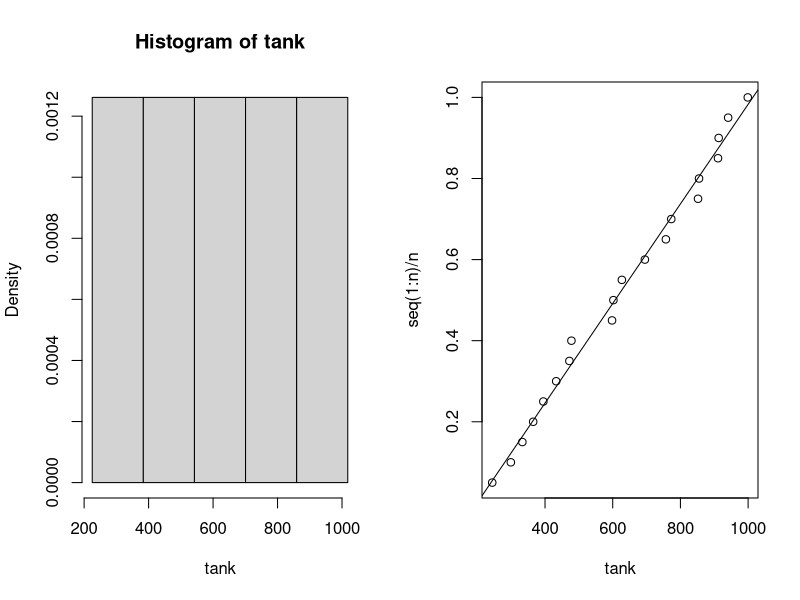
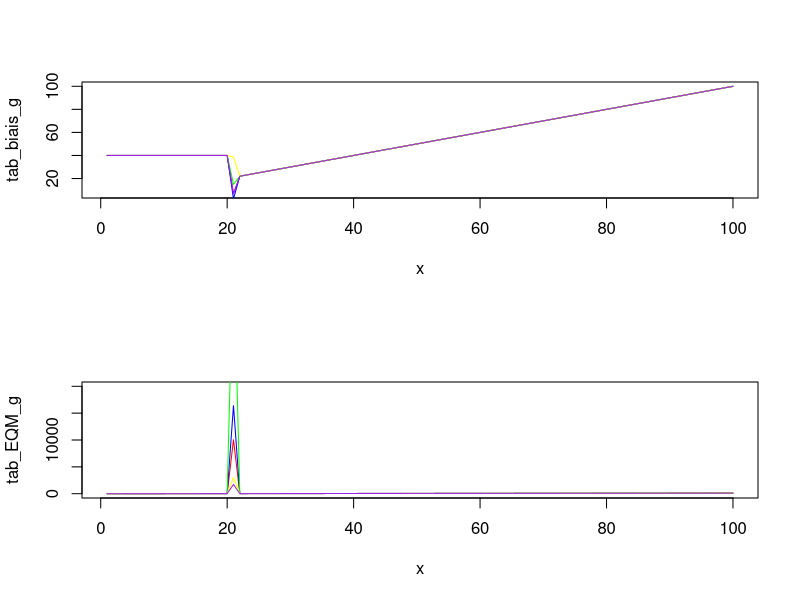
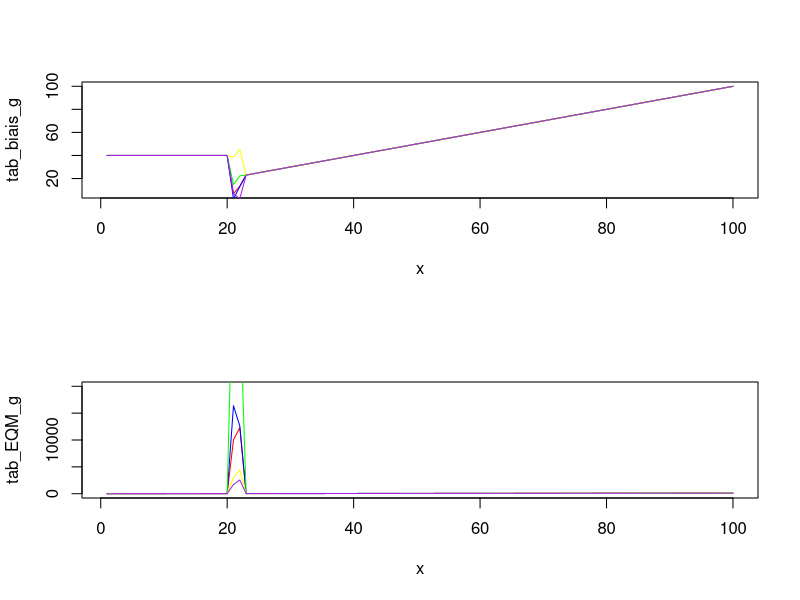
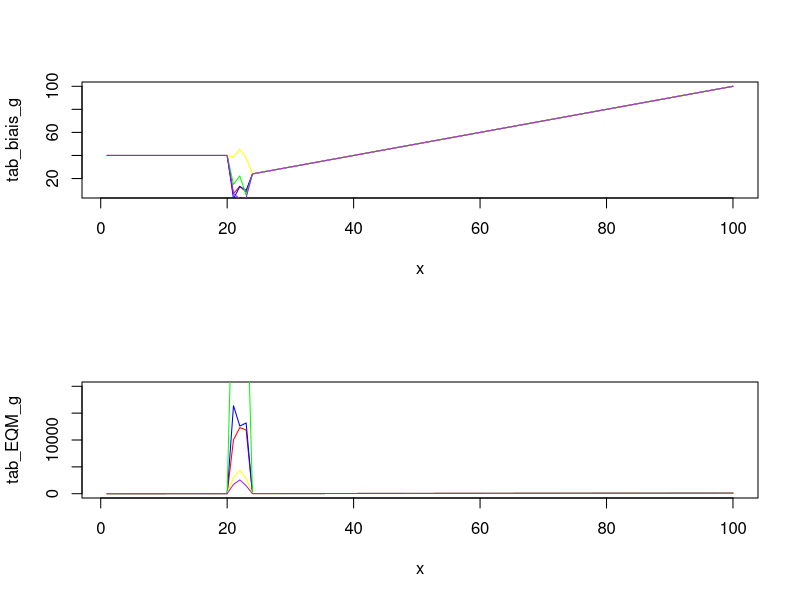
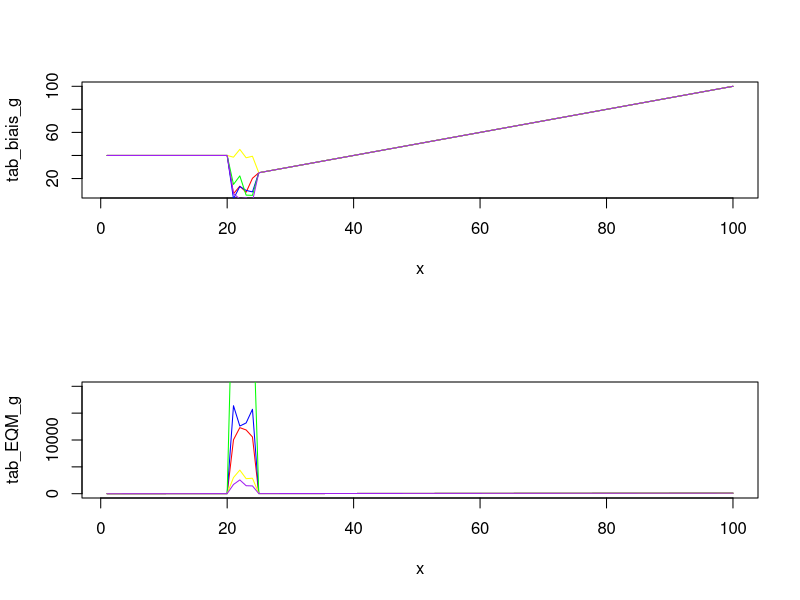
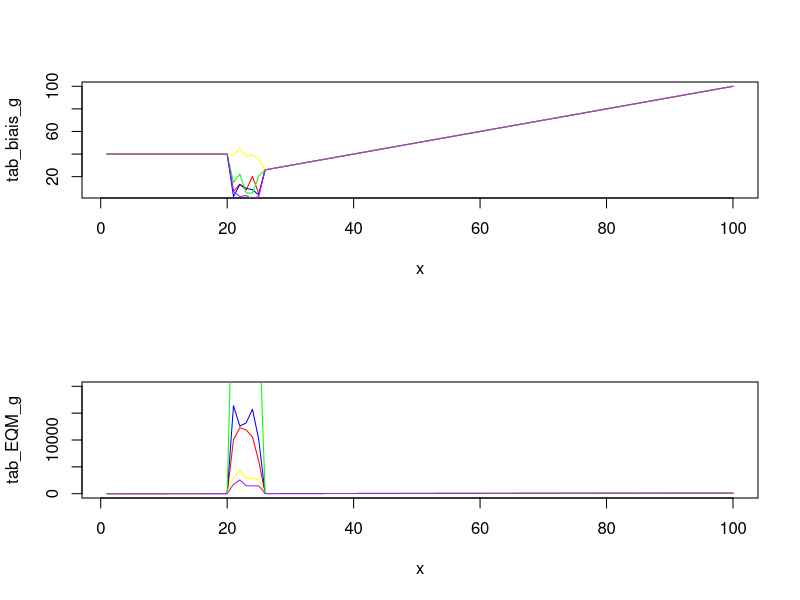
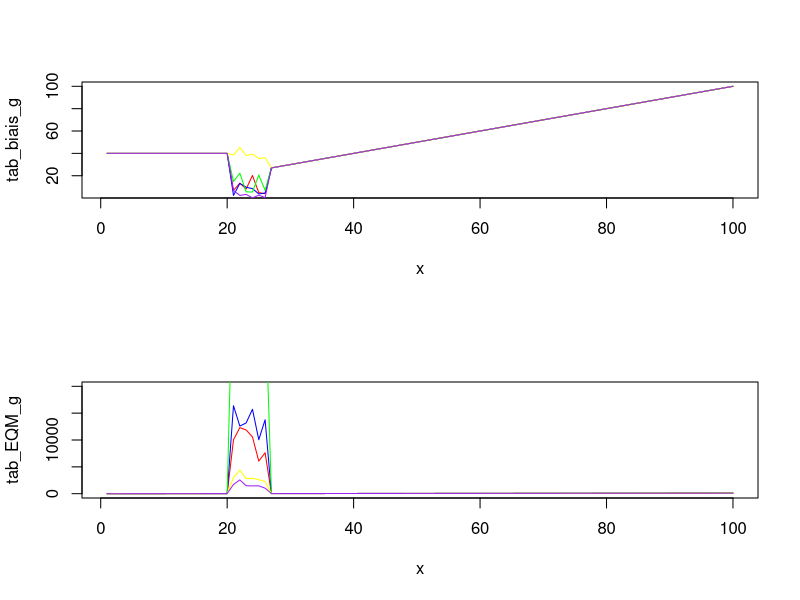
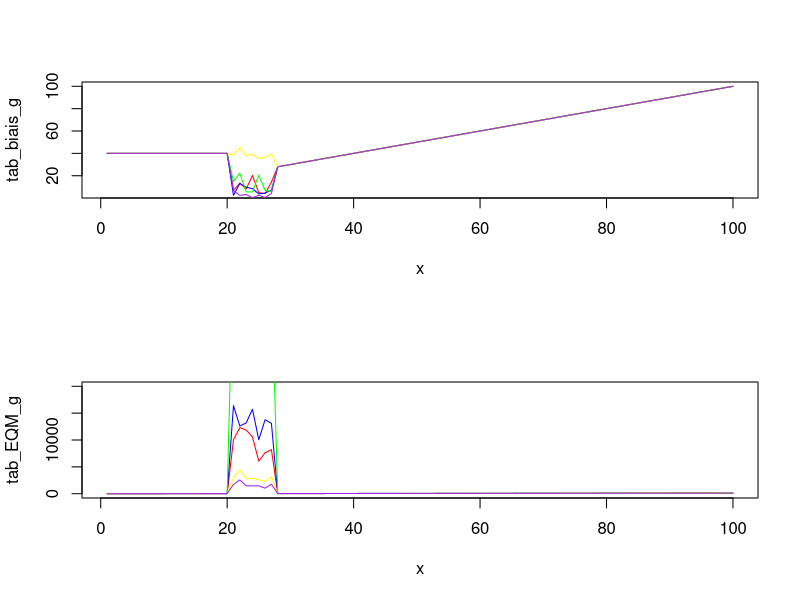

Source code (R) for these figures, in order:
#TP partie 1

#question7
t<-sample(1:1000,20,replace=T)
tank<-sort(t)
n<-length(tank) # on ordonne les valeurs, pour tracer le graphe de probabilités
#on prend 5 classe (règle de Sturges)
a0<-tank[1]-0.025*(tank[n]-tank[1])
a5<-tank[n]+0.025*(tank[n]-tank[1])
h<-(a5-a0)/5
bornes<-seq(a0,a5,h)
par(mfcol=c(1,2))
hist(tank, prob=T, breaks=bornes)
plot(tank,seq(1:n)/n)
reg<-lm((seq(1:n)/n)~tank) # on fait une régression linéaire pour tracer une droite la plus proche des valeurs

a<-reg$coefficient[1]
b<-reg$coefficient[2]
abline(a,b)

#calcul des estimateurs

#θ graphique (estimé par le graphe de probabilités)
θg<-1/b
print( θg)

#θ à partir de la moyenne empirique
θ_tilde <-2*mean(tank)-1
print(θ_tilde)

#θ à partir de la médiane empirique
θ_tilde_prime <-2*median(tank)-1
print(θ_tilde_prime)

#θ maximum des observations
θ_chapeau<-tank[n]
print(θ_chapeau)

#θ à partir de la variance minimale
θ_varmin<-(tank[n]^(n+1)-(tank[n]-1)^(n+1))/(tank[n]^n-(tank[n]-1)^n)
print(θ_varmin)

# moyenne des différents estimateurs
θ_moyen<-(θg+θ_tilde+θ_tilde_prime+θ_chapeau+θ_varmin)/5
print(θ_moyen)

#Question 8
m<-1000 # nombre d'échantillon
j<-100 # taille de l'échantillon
# on crée des tableaux qui vont contenir les valeurs des estimateurs pour les différents échantillons
tabg<-seq(1,m,1)
tabtilde<-seq(1,m,1)
tabtildeprime<-seq(1,m,1)
tabchapeau<-seq(1,m,1)
tabvarmin<-seq(1,m,1)

# on remplit les tableaux avec les estimateurs calculés pour chaque échantillon
for (i in 1:m) {
  t<-sample(1:1000,j,replace=T)
  tank<-sort(t)
  
  reg<-lm((seq(1:j)/j)~tank)
  tabg[i]<-1/(reg$coefficient[2])
  
  tabtilde[i]<-2*mean(tank)-1
  
  tabtildeprime[i]<-2*median(tank)-1
  
  tabchapeau[i]<-tank[j]
  
  tabvarmin[i]<-((tank[j]^(j+1))-(tank[j]-1)^(j+1))/((tank[j]^j)-(tank[j]-1)^j)
}

#calcul des estimateurs

#θ graphique (graphe de probabilités)
θg<-mean(tabg)
biaisg<-abs(1000-θg)
tabg<-(tabg-1000)^2
EQMθg <-mean(tabg)
print(θg)
print(biaisg)
print(EQMθg)

#θ à partir de la moyenne empirique
θ_tilde<-mean(tabtilde)
biais_tilde<-abs(1000-θ_tilde)
tabtilde<-(tabtilde-1000)^2
EQMθ_tilde<-mean(tabtilde)
print(θ_tilde)
print(biais_tilde)
print(EQMθ_tilde)

#θ à partir de la médiane empirique
θ_tilde_prime<-mean(tabtildeprime)
biais_tilde_prime<-abs(1000-θ_tilde_prime)
tabtildeprime<-(tabtildeprime-1000)^2
EQMθ_tilde_prime<-mean(tabtildeprime)
print(θ_tilde_prime)
print(biais_tilde_prime)
print(EQMθ_tilde_prime)

#θ maximum des observations
θ_chapeau<-mean(tabchapeau)
biais_chapeau<-abs(1000-θ_chapeau)
tabchapeau<-(tabchapeau-1000)^2
EQMθ_chapeau<-mean(tabchapeau)
print(θ_chapeau)
print(biais_chapeau)
print(EQMθ_chapeau)

#θ à partir de la variance minimale
θ_varmin<-mean(tabvarmin)
biais_varmin<-abs(1000-θ_varmin)
tabvarmin<-(tabvarmin-1000)^2
EQMθ_varmin<-mean(tabvarmin)
print(θ_varmin)
print(biais_varmin)
print(EQMθ_varmin)


# Tracer de courbes: biais des différents estimateurs en fonction de la taille de l'échantillon
# Et EQM des différents estimateurs en fonction de la taille de l'échantillon
m<-100 # nombre d'échantillon

tabg<-seq(1,m,1)
tabtilde<-seq(1,m,1)
tabtildeprime<-seq(1,m,1)
tabchapeau<-seq(1,m,1)
tabvarmin<-seq(1,m,1)
# création des tableaux pour contenir les biais pour chaque échantillon
tab_biais_g<-seq(1,100,1)
tab_biais_tilde<-seq(1,100,1)
tab_biais_tilde_prime<-seq(1,100,1)
tab_biais_chapeau<-seq(1,100,1)
tab_biais_varmin<-seq(1,100,1)
# création des tableaux pour contenir les EQM pour chaque échantillon
tab_EQM_g<-seq(1,100,1)
tab_EQM_tilde<-seq(1,100,1)
tab_EQM_tilde_prime<-seq(1,100,1)
tab_EQM_chapeau<-seq(1,100,1)
tab_EQM_varmin<-seq(1,100,1)

# on fixe les premières valeurs pour éviter quelles soient trop importantes et "écrasent" les courbes sur le graphique
for (i in 1:20){ 
tab_biais_g[i]<-40
tab_biais_tilde[i]<-40
tab_biais_tilde_prime[i]<-40
tab_biais_chapeau[i]<-40
tab_biais_varmin[i]<-40
}
# calcul du biais et de l'EQM pour chaque estimateur: on calcul sur des moyennes de 100 échantillons
# pour des échantillons de taille 21 à 100
for (i in 21:100){
  
  for (k in 1:m){
    t<-sample(1:1000,i,replace=T)
    tank<-sort(t)
    
    reg<-lm((seq(1:i)/i)~tank)
    tabg[k]<-1/(reg$coefficient[2])
    
    tabtilde[k]<-2*mean(tank)-1
    
    tabtildeprime[k]<-2*median(tank)-1
    
    tabchapeau[k]<-tank[i]
    
    tabvarmin[k]<-((tank[i]^(i+1))-(tank[i]-1)^(i+1))/((tank[i]^i)-(tank[i]-1)^i)
  }
  
  tab_biais_g[i]<-abs(1000-mean(tabg))
  tabg<-(tabg-1000)^2
  tab_EQM_g[i]<-mean(tabg)
  
  tab_biais_tilde[i]<-abs(1000-mean(tabtilde))
  tabtilde<-(tabtilde-1000)^2
  tab_EQM_tilde[i]<-mean(tabtilde)
  
  tab_biais_tilde_prime[i]<-abs(1000-mean(tabtildeprime))
  tabtildeprime<-(tabtildeprime-1000)^2
  tab_EQM_tilde_prime[i]<-mean(tabtildeprime)
  
  tab_biais_chapeau[i]<-abs(1000-mean(tabchapeau))
  tabchapeau<-(tabchapeau-1000)^2
  tab_EQM_chapeau[i]<-mean(tabchapeau)
  
  tab_biais_varmin[i]<-abs(1000-mean(tabvarmin))
  tabvarmin<-(tabvarmin-1000)^2
  tab_EQM_varmin[i]<-mean(tabvarmin)
  
  x<-seq(1:100)
  # tracer des 2 courbes côte à côte
  par(mfcol=c(2,1))
  plot(x,tab_biais_g,col="red",type="l")
  lines(x,tab_biais_tilde,col="blue")
  lines(x,tab_biais_tilde_prime,col="green")
  lines(x,tab_biais_chapeau,col="yellow")
  lines(x,tab_biais_varmin,col="purple")
  
  plot(x,tab_EQM_g,col="red",type="l",ylim = c(0,20000))
  lines(x,tab_EQM_tilde,col="blue")
  lines(x,tab_EQM_tilde_prime,col="green")
  lines(x,tab_EQM_chapeau,col="yellow")
  lines(x,tab_EQM_varmin,col="purple")
}


#question 10

tetha=1000
n=200 # taille des échantillons
m=100 # nombre d'échantillons
verif=0 # compteur
alpha=0.05 # seuil

  for (i in 1:m){
  
  	t<-sample(1:tetha,n,replace=T)
  
  	moyenne=mean(t)
  	tetha_n_tilde=2*moyenne-1
  	epsilon=sqrt(((qnorm(1-alpha/2)^2)/(3*n))*(tetha_n_tilde^2-1))
  	tetha_n_tilde=2*moyenne-1
  	print(epsilon)
  	if( (tetha >=tetha_n_tilde-epsilon) && (tetha <=tetha_n_tilde+epsilon)){
  		verif=verif + 1
  	}
  }
  print(verif/m * 100) # pourcentage de fois où le paramètre theta est dans l'intervalle de confiance



